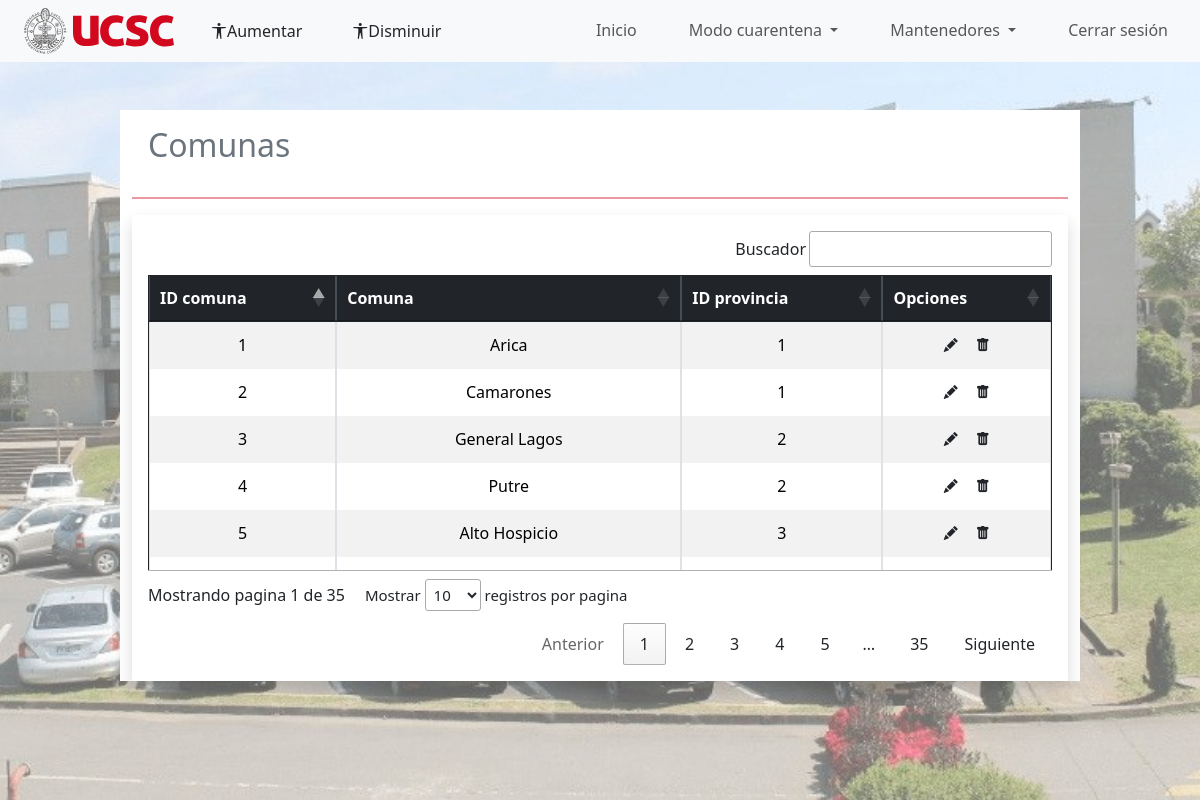
/index.php?p=admin/admin_comunas (signed in), run on the app's committed database.
### tables this page shows
CREATE TABLE `comunas` (
  `id` int(11) NOT NULL,
  `comuna` varchar(64) NOT NULL,
  `provincia_id` int(11) NOT NULL
);

### index.php (called while the page is built, shortened)
<?php
$pagina = isset($_GET['p']) ? strtolower($_GET['p']) : 'auth/login';
require_once 'includes/header.php';
require_once 'pages/' . $pagina . '.php';

### pages/admin/admin_comunas.php (the view, shortened to what this page needs)
<div class="container-fluid">
        <div class="container-fluid">
            <div class="row">
                <div class="col-10 bg-white offset-1 mt-5">
                    <div class="h2 p-3 text-secondary ">Comunas</div>
                    <hr class="border border-danger border-1 opacity-50">
                    <div class="table-responsive shadow  p-3 " >
                        <table class="table table-hover table-bordered border-dark  table-striped text-center" id="miTabla">
                            <thead class="table-dark">
                                <tr>
                                    <th scope="col">ID comuna</th>
                                    <th scope="col">Comuna</th>
                                    <th scope="col">ID provincia</th>
                                    <th scope="col">Opciones</th>
                                </tr>
                            </thead>
                            <tbody class="table-group-divider">
                                <?php
                                require __DIR__ . '/../../modelo/conexion.php';
                                $sql = "SELECT * FROM comunas";
                                $resultado = mysqli_query($conexion, "$sql");
                                while ($row = mysqli_fetch_assoc($resultado)) {
                                    echo "<tr id='{$row["id"]}'>";
                                    echo "<td data-target='id_comuna'>" . $row["id"] . "</td>";
                                    echo "<td data-target='comuna'>" . $row["comuna"] . "</td>";
                                    echo "<td data-target='provincia_id'>" . $row["provincia_id"] . "</td>";
                                    echo "<td>";
                                    echo "<a href='#' class='btn btn-sm' data-role='update_comuna' data-id_comuna='" . $row['id'] . "'>";
                                    echo "<i class='bi bi-pencil-fill'></i>";
                                    echo "</a>";
                                    echo "<a href='#' class='btn btn-sm' data-role='eliminar' data-id='" . $row['id'] . "'>";
                                    echo "<i class='bi bi-trash-fill'></i>";
                                    echo "</a>";
                                    echo "</td>";
                                    echo "</tr>";
                                }
                                ?>
                            </tbody>
                        </table>
                    </div>
                </div>
            </div>
        </div>
    </div>

### css/style_inicio.css (style rules this page uses)
* { margin: 0; padding: 0; }

### css/style-perfil.css (style rules this page uses)
#miTabla tbody td { text-align: center !important; }

### data on the page
comunas: id "1", comuna "Arica", provincia "1"
comunas: id "2", comuna "Camarones", provincia "1"
comunas: id "3", comuna "General Lagos", provincia "2"
comunas: id "4", comuna "Putre", provincia "2"
comunas: id "5", comuna "Alto Hospicio", provincia "3"
